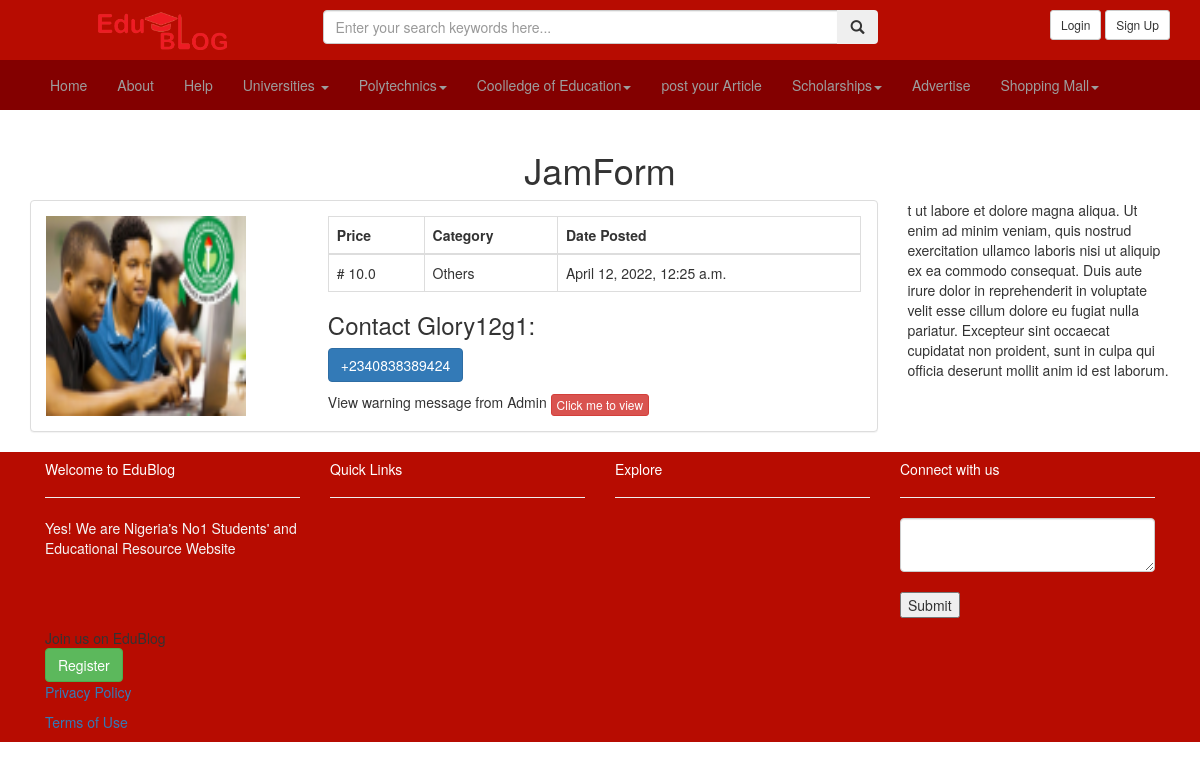
/product/1/, run on an earlier commit of the app's database.
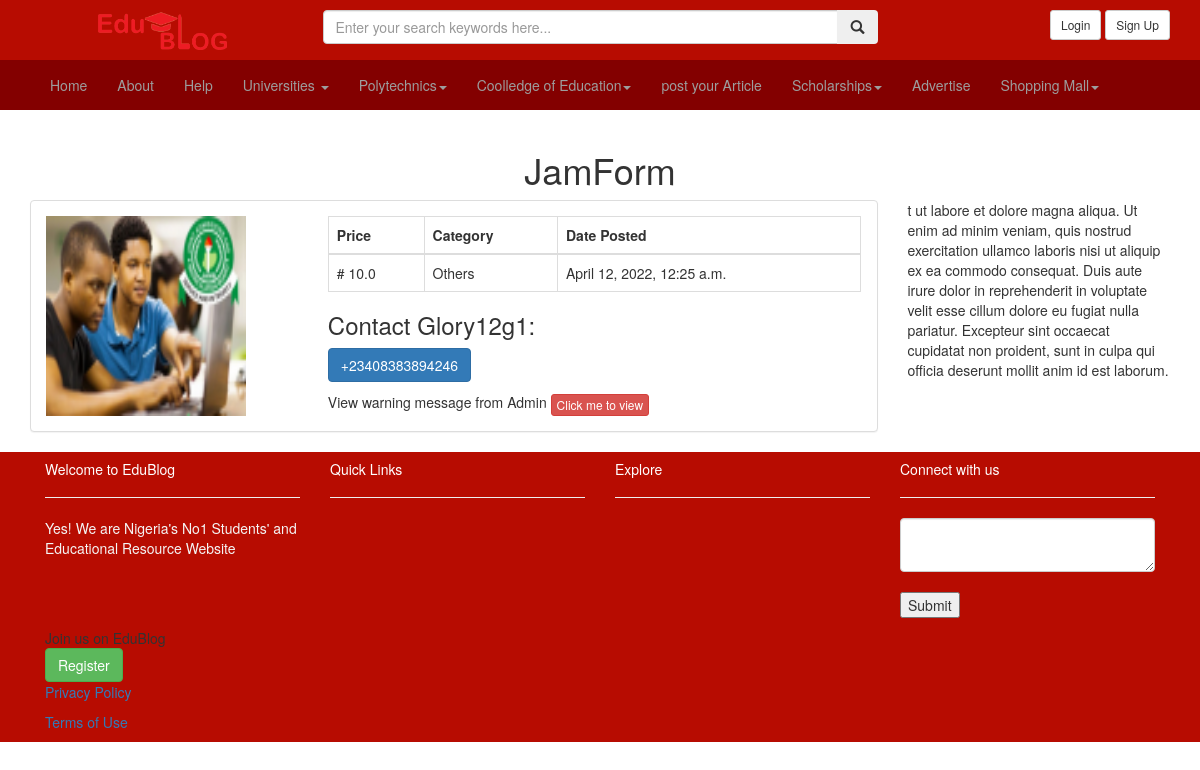
And on a later commit of the database.
### blogs/models.py (models this page shows, shortened)
class Market(models.Model):
	user =models.ForeignKey(User, on_delete=models.CASCADE, blank=True, null=True)
	category=models.CharField(max_length=10, choices=category_choices)
	product_name=models.CharField(max_length=100)
	product_price=models.FloatField(default=10.00)
	post=models.DateTimeField(auto_now_add=True)
	product_image=models.FileField(null=True, blank=True, default='default-img.png', upload_to='comment-img/')
	contact_details=models.IntegerField(null=True, blank=True)

### blogs/views.py (the view)
# urls.py: path('product/<int:pk>/', MarketDetailView.as_view(), name='product-detail'),
class MarketDetailView(DetailView):
	model=Market
	template_name='blogs/market_detail.html'
	context_object_name='product'

### blogs/templates/blogs/market_detail.html (shortened to what this page needs)
{% extends 'base.html'%}
{% block content%}
<div class="container">
	<h1 class="text-center">{{product.product_name}}</h1>
	<div class="row">
		<div class="col-md-9">
			<div class="panel panel-default">
			  <div class="panel-body">
			  	<div class="row">
			  		<div class="col-sm-4">
			  			<img src="{{product.product_image.url}}" width="200" height="200">
			  		</div>
			  		<div class="col-sm-8">
			  			 <table class="table table-bordered">
						    <thead>
						      <tr>
						        <th>Price</th>
						        <th>Category</th>
						        <th>Date Posted</th>
						      </tr>
						    </thead>
						    <tbody>
						      <tr>
						        <td># {{product.product_price}}</td>
						        <td>{{product.category}}</td>
						        <td>{{product.post}}</td>
						      </tr>
						    </tbody>
						  </table>
						  <h3>Contact {{product.user}}:</h3>
						  <p><button class="btn btn-primary">+{{product.contact_details}}</button></p>
				  		<span>View warning message from Admin </span>
							<button type="button" class="btn btn-danger btn-xs" data-toggle="modal" data-target="#myModal">Click me to view</button>
			  		</div>
			  	</div>
			  </div>
			</div>
		</div>
		<div class="col-md-3">t ut labore et dolore magna aliqua. Ut enim ad minim veniam,
			quis nostrud exercitation ullamco laboris nisi ut aliquip ex ea commodo
			consequat. Duis aute irure dolor in reprehenderit in voluptate velit esse
			cillum dolore eu fugiat nulla pariatur. Excepteur sint occaecat cupidatat non
			proident, sunt in culpa qui officia deserunt mollit anim id est laborum.</div>
	</div>
</div>
{% endblock content%}

### templates/base.html (shortened to what this page needs)
<!DOCTYPE html>
{%load static%}
<html lang="en">
<head>
    <link rel="stylesheet" href="http://maxcdn.bootstrapcdn.com/bootstrap/3.3.6/css/bootstrap.min.css">
</head>
<body data-spy="scroll" data-target=".navbar" data-offset="50">
  <div id="header">
   <div id="logo">
     <div class="container">
       <div class="row align-item-center py-3" style="margin-top: 10px;">
         <div class="col-lg-3 col-md-4 col-sm-5 mb-sm-0 mb-2">
           <div class="logo text-sm-left text-center">
             <a href="/"><img src="{% static 'blogs/images/er.png'%}" class="img-fluid" style="width:50%; margin-bottom: 10px;"></a>
           </div>
         </div>
         <div class="col-lg-6 col-md-8 col-sm-7">
           <form method="GET" action="{% url 'blogs:post'%}" accept-charset="UTF-8">
            <div class="input-group">
              <input type="text" name="q" class="form-control" placeholder="Enter your search keywords here...">
              <span class="input-group-btn">
                <button class="btn btn-secondary" type="submit"><span class="glyphicon glyphicon-search"></span></button>
              </span>
            </div>
          </form>
         </div>
         <div class="col-lg-3 text-right ">
          <div>
            {% if request.user.is_authenticated %}
            <a class="btn  btn-xs disablled" style="color:white;">Welcome {{user.get_username}}</a>
           <a href="{% url 'blogs:logout'%}"class="btn btn-default btn-sm">Logout</a>
           {%else%}
           <a href="{% url 'blogs:login'%}"class="btn btn-default btn-sm">Login</a>
           <a href="{% url 'blogs:register'%}" class="btn btn-default btn-sm">Sign Up</a>
           {% endif%}
           </div>
           </div>
         </div>
       </div>
     </div>
     <nav class="navbar navbar-inverse " style="background-color:#830000; border: none; margin-left: -10px; margin-right: -10px;">
      <div class="container-fluid">
        <div class="collapse navbar-collapse" id="myNavbar">
          <div class="container dropdown" style="margin-right:10px;">
            <ul class="nav navbar-nav" >
              <li><a href="/" >Home</a></li>
              <li><a href="{% url 'blogs:about'%}" >About</a></li>
              <li><a href="{% url 'blogs:Edu-help'%}">Help</a></li>
              <li class="dropdown"><a class="dropdown-toggle" data-toggle="dropdown" href="#">Universities <span class="caret"></span></a>
            </li>
            <li class="dropdown"><a class="dropdown-toggle" data-toggle="dropdown" href="#">Polytechnics<span class="caret"></span></a>
            </li>
            <li class="dropdown"><a class="dropdown-toggle" data-toggle="dropdown" href="#">Coolledge of Education<span class="caret"></span></a>
            </li>
            <li><a href="#">post your Article</a>
            <li class="dropdown"><a class="dropdown-toggle" data-toggle="dropdown" href="#">Scholarships<span class="caret"></span></a>
            </li>
            <li><a href="#" >Advertise</a></li>
            <li class="dropdown"><a class="dropdown-toggle" data-toggle="dropdown" href="#">Shopping Mall<span class="caret"></span></a>
            </li>
          </div>
        </div>
      </div>
    </nav>
   </div>
   {% block content%} {% endblock content%}
  <div class="container-fluid" id="footer">
      <div class="row">
        <div class="container">
        <div class="col-sm-3">
          <h5>Welcome to EduBlog</h5><hr>
          <p>Yes! We are Nigeria's No1 Students' and Educational Resource Website</p><br><br><br>
          Join us on EduBlog <br>
          <a href="#" class="btn btn-success">Register</a>
          <p><a href="">Privacy Policy</a></p>
          <p><a href="">Terms of Use</a></p>
        </div>
        <div class="col-sm-3 explore">
          <h5>Quick Links</h5><hr>
        </div>
        <div class="col-sm-3"><h5>Explore</h5><hr></div>
        <div class="col-sm-3"><h5>Connect with us</h5><hr>
          <div>
          <form method="POST">
            <textarea name="message" placeholder="Enter your message......" class="form-control"> </textarea><br>
            <input type="submit" >
          </form>
          </div>
        </div>
      </div>
    </div>
  </div>
</body>
</html>

### templates/base.html (style rules this page uses)
#logo { background-color: #b70c01; }
#footer { background-color: #b70c01; }
#footer h5 { color: white; }
#footer p { color: whitesmoke; }
body { position: relative; }

What changed in the data, as far as the page shows it:
changed Market "JamForm": contact_details "2340838389424" → "23408383894246"
